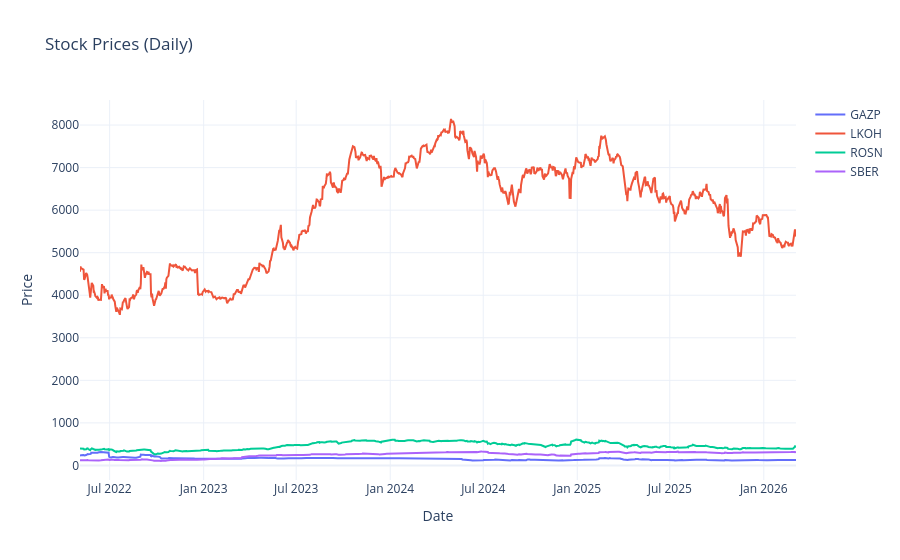

Notebook cell for this chart:
### Code cell
fig = go.Figure()

for ticker in stocks_data_1w_daily_df['company'].unique():
    df = stocks_data_1w_daily_df[stocks_data_1w_daily_df['company'] == ticker]
    fig.add_trace(
        go.Scatter(
            x=df['begin'],
            y=df['close'],
            mode="lines",
            name=ticker
        )
    )

fig.update_layout(
    title="Stock Prices (Daily)",
    xaxis_title="Date",
    yaxis_title="Price",
    template="plotly_white"
)
fig.show()

### Figure 1 — Plotly figure (JSON) as saved in the notebook; plotly's stock layout.template omitted (floating-point values rounded to 4 significant figures; data arrays with more than 128 entries replaced by an {"elided": "..."} marker saying what was removed)
{"data": [{"mode": "lines", "name": "GAZP", "type": "scatter", "x": {"elided": "972 str values"}, "y": {"elided": "972 float values"}}, {"mode": "lines", "name": "LKOH", "type": "scatter", "x": {"elided": "972 str values"}, "y": {"elided": "972 float values"}}, {"mode": "lines", "name": "ROSN", "type": "scatter", "x": {"elided": "972 str values"}, "y": {"elided": "972 float values"}}, {"mode": "lines", "name": "SBER", "type": "scatter", "x": {"elided": "972 str values"}, "y": {"elided": "972 float values"}}], "layout": {"title": {"text": "Stock Prices (Daily)"}, "xaxis": {"title": {"text": "Date"}}, "yaxis": {"title": {"text": "Price"}}}}
